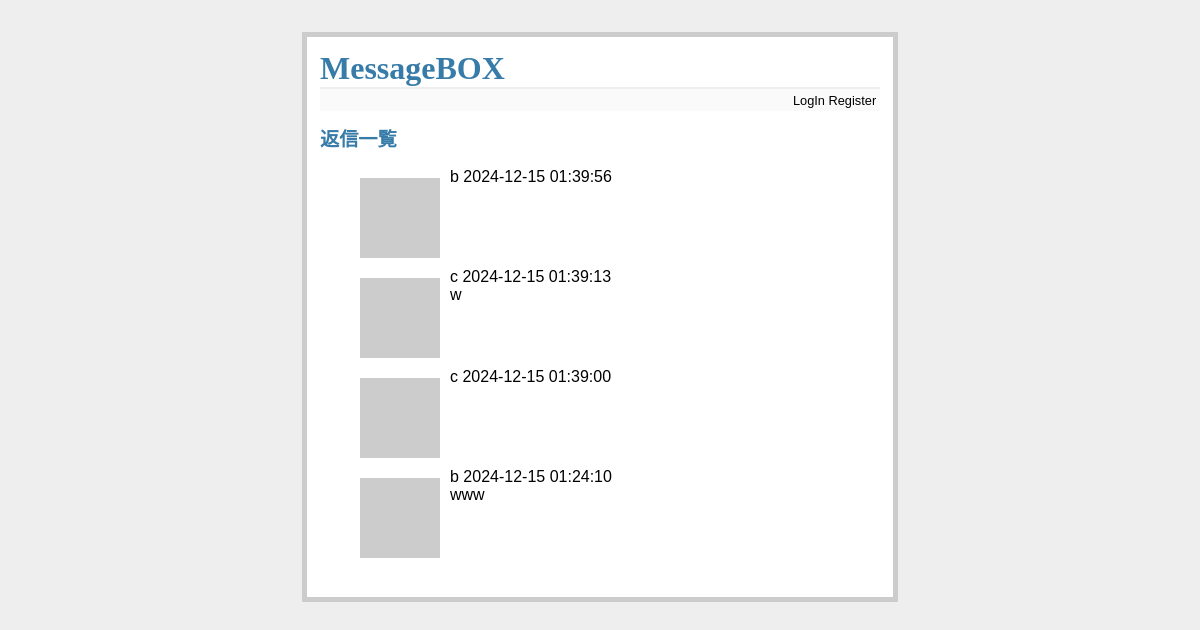
Page /messages/5/ on the committed database.
### config.py (models this page shows)
class Message(Model):
    id = IntegerField(primary_key=True)
    user = ForeignKeyField(User, backref="messages", on_delete="CASCADE")  # 参照先が削除された場合は削除する
    content = TextField()
    pub_date = TimestampField(default=datetime.datetime.now)
    reply_to = ForeignKeyField(
        "self", backref="messages", on_delete="CASCADE", null=True
    )  # 参照先が削除された場合は削除する nullを許容する
    class Meta:
        database = db
        table_name = "messages"

class User(UserMixin, Model):
    id = IntegerField(primary_key=True)
    name = CharField(unique=True)
    email = CharField(unique=True)
    password = TextField()
    class Meta:
        database = db
        table_name = "users"

### app.py (the view)
@app.route("/messages/<message_id>/")
def show(message_id):
    messages = (
        Message.select()
        .where((Message.id == message_id) | (Message.reply_to == message_id))
        .order_by(Message.pub_date.desc())
    )
    if messages.count() == 0:
        return redirect(url_for('index'))
    return render_template("show.html", messages=messages, message_id=message_id)

### templates/show.html (shortened to what this page needs)
{% extends "base.html" %}
{% block content %}
    <h2>返信一覧</h2>
    <ul>
        {% for message in messages %}
            <div class="message">
                <li>
                    <img src="http://www.gravatar.com/avatar/{{ message.user.email }}?d=identicon&s=80" alt=""
                        class="avatar">
                    {{ message.user.name }} {{ message.pub_date }}
                    <div class="message-content">
                        {{ message.content }}
                    </div>
                </li>
            </div>
        {% endfor %}
    </ul>
{% endblock %}

### static/style.css (style rules this page uses)
body { font-family: sans-serif; background: #eee; }
a, h1, h2 { color: #377BA8; }
h1, h2 { font-family: 'Georgia', serif; margin: 0; }
h2 { font-size: 1.2em; }
.page ul { list-style-type: none; }
.page li { clear: both; }
.avatar { display: block; float: left; margin: 10px 10px 10px 0; }
.message-content { min-height: 80px; word-break: keep-all; overflow-wrap: break-word; }
.message { display: flex; }

### rows in the picture
Message: user.name "b", pub_date "2024-12-15 01:39:56"
Message: user.name "c", pub_date "2024-12-15 01:39:13", content "w"
Message: user.name "c", pub_date "2024-12-15 01:39:00"
Message: user.name "b", pub_date "2024-12-15 01:24:10", content "www"
